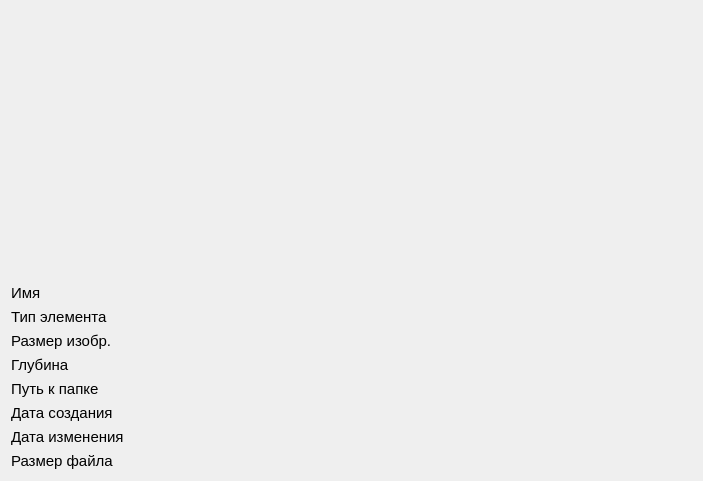
<?xml version="1.0" encoding="UTF-8"?>
<ui version="4.0">
 <class>dbv_info</class>
 <widget class="QWidget" name="dbv_info">
  <property name="geometry">
   <rect>
    <x>0</x>
    <y>0</y>
    <width>703</width>
    <height>481</height>
   </rect>
  </property>
  <property name="windowTitle">
   <string>Form</string>
  </property>
  <layout class="QVBoxLayout" name="verticalLayout_4">
   <item>
    <layout class="QVBoxLayout" name="verticalLayout_3">
     <item>
      <spacer name="verticalSpacer_2">
       <property name="orientation">
        <enum>Qt::Vertical</enum>
       </property>
       <property name="sizeHint" stdset="0">
        <size>
         <width>20</width>
         <height>40</height>
        </size>
       </property>
      </spacer>
     </item>
     <item>
      <layout class="QHBoxLayout" name="horizontalLayout">
       <item>
        <spacer name="horizontalSpacer">
         <property name="orientation">
          <enum>Qt::Horizontal</enum>
         </property>
         <property name="sizeHint" stdset="0">
          <size>
           <width>40</width>
           <height>20</height>
          </size>
         </property>
        </spacer>
       </item>
       <item>
        <widget class="QLabel" name="lb_pix">
         <property name="text">
          <string/>
         </property>
         <property name="alignment">
          <set>Qt::AlignCenter</set>
         </property>
         <property name="wordWrap">
          <bool>false</bool>
         </property>
        </widget>
       </item>
       <item>
        <spacer name="horizontalSpacer_2">
         <property name="orientation">
          <enum>Qt::Horizontal</enum>
         </property>
         <property name="sizeHint" stdset="0">
          <size>
           <width>40</width>
           <height>20</height>
          </size>
         </property>
        </spacer>
       </item>
      </layout>
     </item>
     <item>
      <spacer name="verticalSpacer">
       <property name="orientation">
        <enum>Qt::Vertical</enum>
       </property>
       <property name="sizeHint" stdset="0">
        <size>
         <width>20</width>
         <height>40</height>
        </size>
       </property>
      </spacer>
     </item>
    </layout>
   </item>
   <item>
    <layout class="QFormLayout" name="_2">
     <property name="sizeConstraint">
      <enum>QLayout::SetDefaultConstraint</enum>
     </property>
     <item row="0" column="0">
      <layout class="QVBoxLayout" name="verticalLayout">
       <item>
        <widget class="QLabel" name="label">
         <property name="font">
          <font>
           <family>Arial</family>
           <pointsize>11</pointsize>
           <weight>50</weight>
           <bold>false</bold>
          </font>
         </property>
         <property name="text">
          <string>Имя</string>
         </property>
         <property name="textFormat">
          <enum>Qt::PlainText</enum>
         </property>
        </widget>
       </item>
       <item>
        <widget class="QLabel" name="label_2">
         <property name="font">
          <font>
           <family>Arial</family>
           <pointsize>11</pointsize>
           <weight>50</weight>
           <bold>false</bold>
          </font>
         </property>
         <property name="text">
          <string>Тип элемента</string>
         </property>
         <property name="textFormat">
          <enum>Qt::PlainText</enum>
         </property>
        </widget>
       </item>
       <item>
        <widget class="QLabel" name="label_7">
         <property name="font">
          <font>
           <family>Arial</family>
           <pointsize>11</pointsize>
          </font>
         </property>
         <property name="text">
          <string>Размер изобр.</string>
         </property>
        </widget>
       </item>
       <item>
        <widget class="QLabel" name="label_8">
         <property name="font">
          <font>
           <family>Arial</family>
           <pointsize>11</pointsize>
          </font>
         </property>
         <property name="text">
          <string>Глубина</string>
         </property>
        </widget>
       </item>
       <item>
        <widget class="QLabel" name="label_3">
         <property name="font">
          <font>
           <family>Arial</family>
           <pointsize>11</pointsize>
           <weight>50</weight>
           <bold>false</bold>
          </font>
         </property>
         <property name="text">
          <string>Путь к папке</string>
         </property>
         <property name="textFormat">
          <enum>Qt::PlainText</enum>
         </property>
        </widget>
       </item>
       <item>
        <widget class="QLabel" name="label_4">
         <property name="font">
          <font>
           <family>Arial</family>
           <pointsize>11</pointsize>
           <weight>50</weight>
           <bold>false</bold>
          </font>
         </property>
         <property name="text">
          <string>Дата создания</string>
         </property>
         <property name="textFormat">
          <enum>Qt::PlainText</enum>
         </property>
        </widget>
       </item>
       <item>
        <widget class="QLabel" name="label_5">
         <property name="font">
          <font>
           <family>Arial</family>
           <pointsize>11</pointsize>
           <weight>50</weight>
           <bold>false</bold>
          </font>
         </property>
         <property name="text">
          <string>Дата изменения</string>
         </property>
         <property name="textFormat">
          <enum>Qt::PlainText</enum>
         </property>
        </widget>
       </item>
       <item>
        <widget class="QLabel" name="label_6">
         <property name="font">
          <font>
           <family>Arial</family>
           <pointsize>11</pointsize>
           <weight>50</weight>
           <bold>false</bold>
          </font>
         </property>
         <property name="text">
          <string>Размер файла</string>
         </property>
         <property name="textFormat">
          <enum>Qt::PlainText</enum>
         </property>
        </widget>
       </item>
      </layout>
     </item>
     <item row="0" column="1">
      <layout class="QVBoxLayout" name="verticalLayout_2">
       <item>
        <widget class="QLabel" name="lb_name">
         <property name="font">
          <font>
           <family>Arial</family>
           <pointsize>11</pointsize>
          </font>
         </property>
         <property name="text">
          <string/>
         </property>
        </widget>
       </item>
       <item>
        <widget class="QLabel" name="lb_type">
         <property name="font">
          <font>
           <family>Arial</family>
           <pointsize>11</pointsize>
          </font>
         </property>
         <property name="text">
          <string/>
         </property>
        </widget>
       </item>
       <item>
        <widget class="QLabel" name="lb_isize">
         <property name="font">
          <font>
           <family>Arial</family>
           <pointsize>11</pointsize>
          </font>
         </property>
         <property name="text">
          <string/>
         </property>
        </widget>
       </item>
       <item>
        <widget class="QLabel" name="lb_depth">
         <property name="font">
          <font>
           <family>Arial</family>
           <pointsize>11</pointsize>
          </font>
         </property>
         <property name="text">
          <string/>
         </property>
        </widget>
       </item>
       <item>
        <widget class="QLabel" name="lb_path">
         <property name="font">
          <font>
           <family>Arial</family>
           <pointsize>11</pointsize>
          </font>
         </property>
         <property name="text">
          <string/>
         </property>
        </widget>
       </item>
       <item>
        <widget class="QLabel" name="lb_crDate">
         <property name="font">
          <font>
           <family>Arial</family>
           <pointsize>11</pointsize>
          </font>
         </property>
         <property name="text">
          <string/>
         </property>
        </widget>
       </item>
       <item>
        <widget class="QLabel" name="lb_chDate">
         <property name="font">
          <font>
           <family>Arial</family>
           <pointsize>11</pointsize>
          </font>
         </property>
         <property name="text">
          <string/>
         </property>
        </widget>
       </item>
       <item>
        <widget class="QLabel" name="lb_size">
         <property name="font">
          <font>
           <family>Arial</family>
           <pointsize>11</pointsize>
          </font>
         </property>
         <property name="text">
          <string/>
         </property>
        </widget>
       </item>
      </layout>
     </item>
    </layout>
   </item>
  </layout>
 </widget>
 <resources/>
 <connections/>
</ui>
